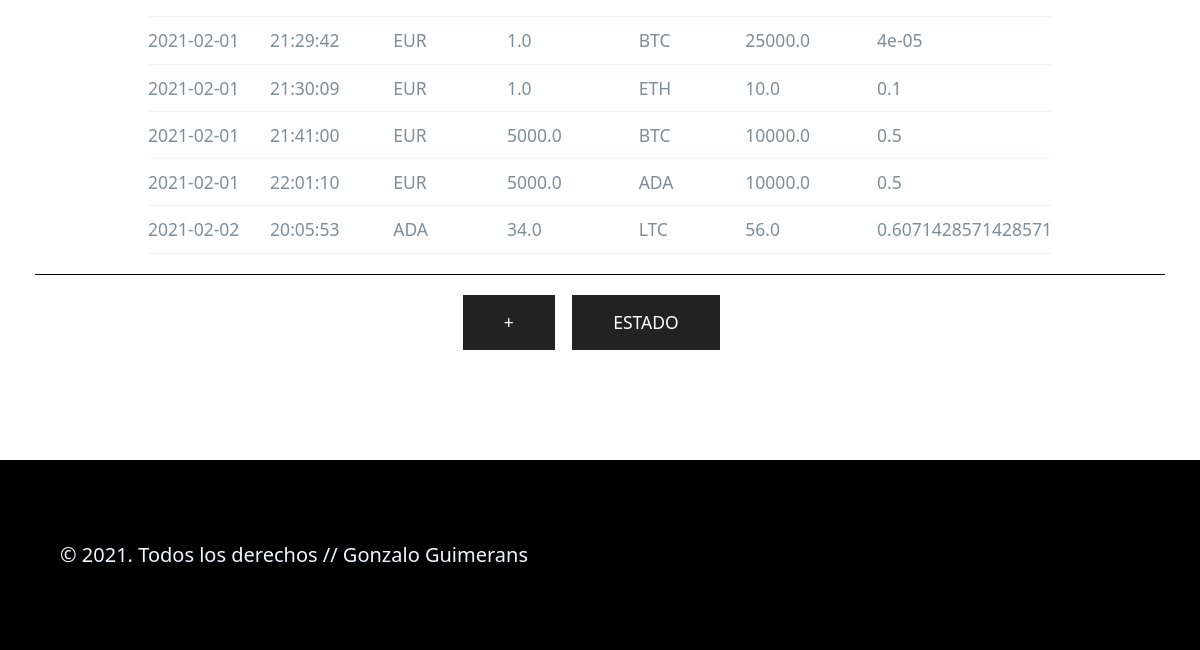
Before: / (lower part) with the older database file.
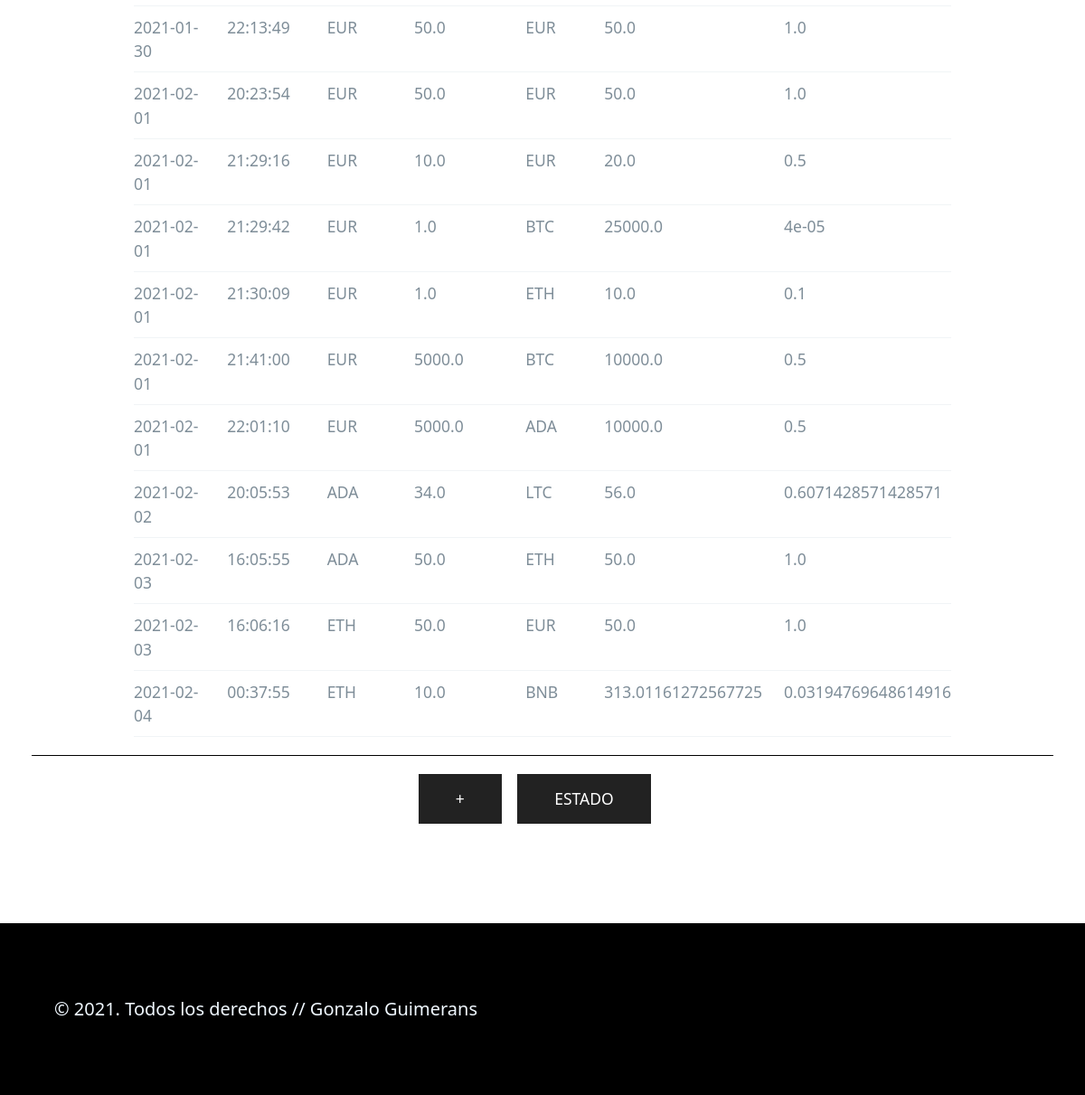
After: the same page with the newer database file.
### tables this page shows
CREATE TABLE "tabla_movimientos" (
	"id"	INTEGER,
	"date"	TEXT NOT NULL,
	"time"	TEXT NOT NULL,
	"from_currency"	INTEGER NOT NULL,
	"from_quantity"	REAL NOT NULL,
	"to_currency"	INTEGER NOT NULL,
	"to_quantity"	REAL NOT NULL,
	PRIMARY KEY("id" AUTOINCREMENT)
);

### movements/views.py (the view)
@app.route("/", methods=["GET", "POST"])
def movimientosCrypto():
    movimientos = queries.getMovimientosCrypto()
    return render_template("movimientos.html", movimientos=movimientos)

### tools/dbaccess.py (called while the page is built)
    def consultaBD(self, query, params=()):
        conn = sqlite3.connect(self.path)
        c = conn.cursor()
        c.execute(query, params)
        conn.commit()
        filas = c.fetchall()
        conn.close()
        if len(filas) == 0:
            return filas
        columnNames = []
        for columnName in c.description:
            columnNames.append(columnName[0])
        listaDeDiccionarios = []
        for fila in filas:
            d = {}
            for ix, columnName in enumerate(columnNames):
                d[columnName] = fila[ix]
            listaDeDiccionarios.append(d)
        return listaDeDiccionarios

    def getMovimientosCrypto(self):
        return self.db.consultaBD("SELECT date, time, from_currency, from_quantity, to_currency, to_quantity FROM tabla_movimientos;")

### movements/templates/movimientos.html (shortened to what this page needs)
{% extends "base.html" %}
{% block bloque_de_formato %}
        {% if movimientos|length > 0 %}
                <div class="uk-overflow-auto centrarTabla">
                        <table class="uk-table uk-table-divider uk-table-hover uk-table-small uk-table-justify ">
                        {% for registro in movimientos %}
                                <tbody>
                                        <tr>
                                                <td class="uk-width-small">{{ registro["date"] }}</td>
                                                <td class="uk-width-small">{{ registro["time"] }}</td>
                                                <td class="uk-width-small">{{ registro["from_currency"] }}</td>
                                                <td class="uk-width-small">{{ registro["from_quantity"] }}</td>
                                                <td class="uk-width-small">{{ registro["to_currency"] }}</td>
                                                <td class="uk-width-small">{{ registro["to_quantity"] }}</td>
                                                <td class="uk-width-small">{{ registro["from_quantity"]/registro["to_quantity"]}}</td>
                                </tbody>
                        {% endfor %}
                        </table>
                </div>
        {% else %}
                <h2 class="title_text uk-text-left">No hay movimientos</h2>
        {% endif %}
        <div class="uk-margin border-top">
                <form class="uk-form-stacked" action="compra">
                        <button type="submit" class="uk-button uk-button-secondary uk-button-large">+</button>
                </form>
                <form action="estado">
                        <button type="submit" class="uk-button uk-button-secondary uk-button-large">Estado</button>
                </form>
        </div>
{% endblock %}

### movements/templates/base.html (shortened to what this page needs)
<!DOCTYPE html>
<html lang="es">
    <head>
        <link rel="stylesheet" href="/static/uikit.min.css"/>
        <link rel="stylesheet" href="/static/pico.css">
        <link rel="stylesheet" href="/static/styles.css">
    </head>
    <body>
        <main>
            <div class="container">
                {% block bloque_de_formato %}{% endblock %}
            </div>
        </main>
        <footer data-theme="dark" class="dark">
            <span>&copy; 2021. Todos los derechos // Gonzalo Guimerans</span>
        </footer>
    </body>
</html>

### movements/static/styles.css (style rules this page uses)
.centrarTabla { margin: 0 10% 0 10%; }
footer.dark { background-color:black; color:aliceblue; }
footer span { margin-left: 5%; }
div.uk-margin { margin: auto; display: flex; justify-content: center; }
.border-top { border-top: black 1px solid; padding-top: 1em; }
div.uk-margin button { width: auto; float: left; margin-right: 1em; }

Changed rows visible on the page:
now on this page (row unchanged): tabla_movimientos: date "2021-01-30", time "22:13:49", from_currency "EUR", from_quantity "50.0", to_currency "EUR", to_quantity "50.0", registro['from_quantity']/registro['to_quantity'] "1.0"
now on this page (row unchanged): tabla_movimientos: date "2021-02-01", time "20:23:54", from_currency "EUR", from_quantity "50.0", to_currency "EUR", to_quantity "50.0", registro['from_quantity']/registro['to_quantity'] "1.0"
now on this page (row unchanged): tabla_movimientos: date "2021-02-01", time "21:29:16", from_currency "EUR", from_quantity "10.0", to_currency "EUR", to_quantity "20.0", registro['from_quantity']/registro['to_quantity'] "0.5"
added tabla_movimientos: date "2021-02-03", time "16:05:55", from_currency "ADA", from_quantity "50.0", to_currency "ETH", to_quantity "50.0", registro['from_quantity']/registro['to_quantity'] "1.0"
added tabla_movimientos: date "2021-02-03", time "16:06:16", from_currency "ETH", from_quantity "50.0", to_currency "EUR", to_quantity "50.0", registro['from_quantity']/registro['to_quantity'] "1.0"
added tabla_movimientos: date "2021-02-04", time "00:37:55", from_currency "ETH", from_quantity "10.0", to_currency "BNB", to_quantity "313.01161272567725", registro['from_quantity']/registro['to_quantity'] "0.03194769648614916"
